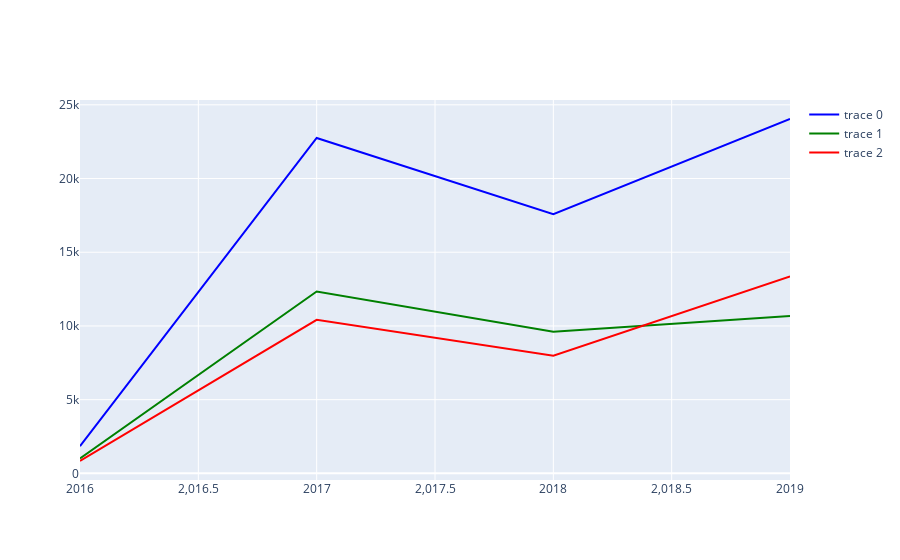

Notebook cell for this chart:
### Code cell
import plotly.graph_objects as go

data = noise_pollution_v2.groupby(['year']).sum().reset_index()
fig = go.Figure()
fig.add_trace(go.Line(x=data['year'], y=data['total_sounds'], mode='lines', line=dict(color='blue', width=2)))
fig.add_trace(go.Line(x=data['year'], y=data['engine_sounds'], mode='lines', line=dict(color='green', width=2)))
fig.add_trace(go.Line(x=data['year'], y=data['alert_signal_sounds'], mode='lines', line=dict(color='red', width=2)))

fig.show()

### Figure 1 — Plotly figure (JSON) as saved in the notebook; plotly's stock layout.template omitted (floating-point values rounded to 4 significant figures)
{"data": [{"line": {"color": "blue", "width": 2}, "mode": "lines", "type": "scatter", "x": [2016, 2017, 2018, 2019], "y": [1844, 22753, 17588, 24038]}, {"line": {"color": "green", "width": 2}, "mode": "lines", "type": "scatter", "x": [2016, 2017, 2018, 2019], "y": [1005, 12338, 9609, 10674]}, {"line": {"color": "red", "width": 2}, "mode": "lines", "type": "scatter", "x": [2016, 2017, 2018, 2019], "y": [839, 10415, 7979, 13364]}], "layout": {}}
